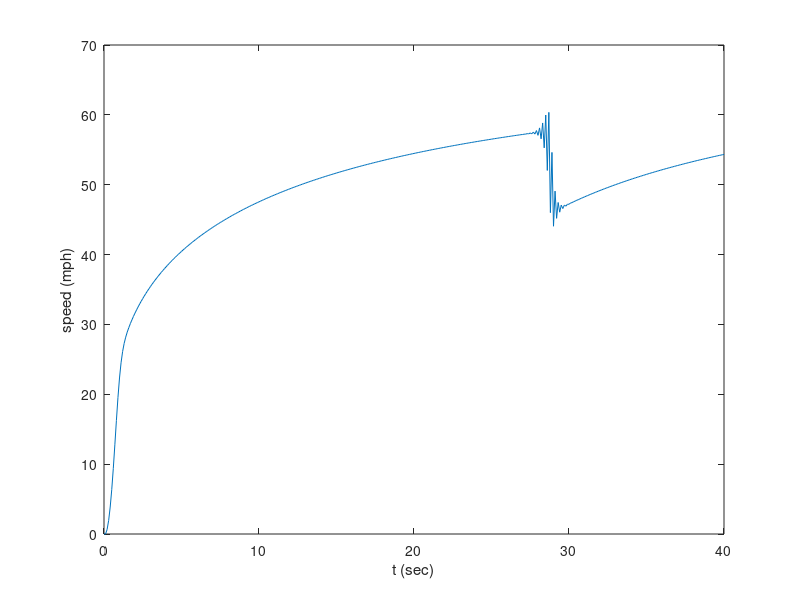

This chart was generated by the following MATLAB code:
% %   Plotten some of dem functions
% 
% Ts = 700;           %degrees celcius, the set temp
% Ga = logspace(0,2);
% Ta = Ts./(1+Ga);    %degrees celcius, the actual temp
% 
% % plot(Ta)
% 
% dePlot = Ta .* Ga;
% plot(dePlot)



m = 20;
Gp = 20;
c = .05;
 
x0 = 65;
 
x(1:2) = 0;  % initial values
 
dt = 0.1; % seconds
t = 0:dt:40;  % seconds
nt = length(t);
 
for tt = 2:nt-1
    x(tt+1) = 2*x(tt) - x(tt-1) - ((3*(c*dt))/m)*x(tt)^2*(x(tt)-x(tt-1)) + (Gp*dt^2)/m*(x0-x(tt))
end
 
figure
plot(t,x)
xlabel('t (sec)')
ylabel('speed (mph)')













